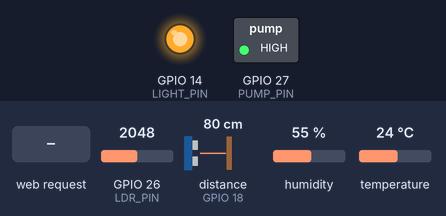
This sketch was run on a simulated ESP32. On the bench: switched loads named in the sketch (green lamp = pin HIGH), output pins drawn as LEDs (lit = HIGH). Wiring (inferred from the names in the program): ultrasonic range finder: trigger GPIO 5; echo GPIO 18. Inputs (shaded band) come from the test bench; at power-on: GPIO 26 (LDR_PIN) = 2048, distance to the obstacle (sensor on GPIO 18) 80 cm, humidity 55 %, temperature 24 °C. The echo pulse lasts 58.3 µs per cm; WiFi joins after 1.5 s; servers stay silent unless stated; pins used as bus, display or sensor lines are not drawn; what the sketch prints to the serial monitor is not drawn.

Above: at 2.7 s.
2.8 s: GPIO 26 (LDR_PIN) set to 1969
At 3.8 s:
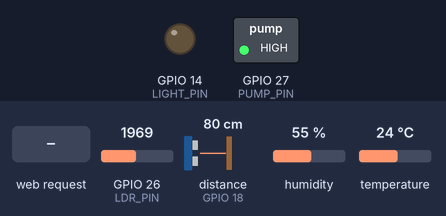
4.4 s: HTTP request GET /toggle?d=pump received
At 5.2 s:
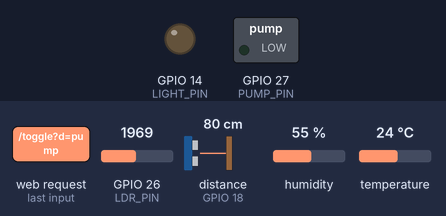
6.0 s: HTTP request GET /toggle?d=light received
At 6.5 s:
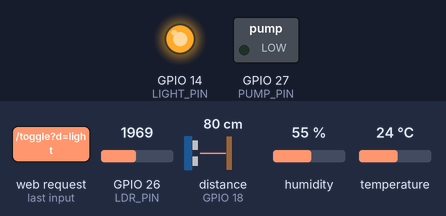
Timing chart, 0 to 9.0 s (numbered marks = the images above; inputs shaded):
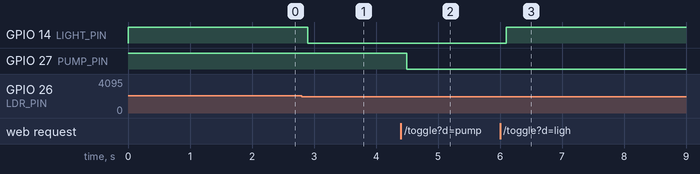

The sketch:

hydogrow_maincode.ino
```cpp
#include <WiFi.h>
#include <WebServer.h>
#include <DHT.h>
#include <ArduinoJson.h> // Install this library!

// --- 1. WI-FI SETTINGS ---
const char* ssid = "Excitel_lightmorphic4g";     // <--- CHANGE THIS
const char* password = "Wildshriyash@"; // <--- CHANGE THIS
String camera_ip = "192.168.1.105";      // <--- CHANGE THIS if you have a camera

// --- 2. PIN DEFINITIONS (Matches your working setup) ---
#define DHTPIN 4
#define DHTTYPE DHT11
#define LDR_PIN 26
#define TRIG_PIN 5
#define ECHO_PIN 18
#define PUMP_PIN 27      // Relay 1
#define LIGHT_PIN 14     // Relay 2

// --- 3. OBJECTS ---
DHT dht(DHTPIN, DHTTYPE);
WebServer server(80);

// --- 4. VARIABLES ---
float temp = 0.0;
float hum = 0.0;
int waterLevelPercent = 0;
bool pumpState = false;
bool lightState = false;
bool manualMode = false; // If true, automation stops and you control it

// --- 5. DASHBOARD HTML ---
const char index_html[] PROGMEM = R"rawliteral(
<!DOCTYPE html>
<html>
<head>
    <title>Hydro-Grow Smart Farm</title>
    <meta name="viewport" content="width=device-width, initial-scale=1">
    <script src="https://cdn.tailwindcss.com"></script>
    <link href="https://cdnjs.cloudflare.com/ajax/libs/font-awesome/6.0.0/css/all.min.css" rel="stylesheet">
    <style>body{background:#0f172a;color:white;font-family:sans-serif;}</style>
</head>
<body class="p-4 max-w-lg mx-auto">

    <div class="flex items-center gap-3 mb-6 bg-slate-800 p-4 rounded-xl border border-slate-700">
        <div class="bg-green-500 p-2 rounded-lg"><i class="fas fa-leaf text-white text-xl"></i></div>
        <div><h1 class="text-xl font-bold">Hydro-Grow</h1><p class="text-xs text-green-400">System Online</p></div>
    </div>

    <div class="bg-slate-800 p-1 rounded-xl mb-4 border border-slate-700 overflow-hidden relative">
        <div class="absolute top-2 left-2 bg-red-600 text-xs px-2 py-1 rounded font-bold animate-pulse">LIVE</div>
        <img id="cam" src="" class="w-full rounded-lg" alt="Camera Feed Loading...">
    </div>

    <div class="grid grid-cols-2 gap-4 mb-4">
        <div class="bg-slate-800 p-4 rounded-xl border border-slate-700">
            <div class="flex justify-between text-orange-400 mb-2"><i class="fas fa-temperature-high"></i><span>Temp</span></div>
            <p class="text-3xl font-bold"><span id="t">--</span>°C</p>
        </div>
        <div class="bg-slate-800 p-4 rounded-xl border border-slate-700">
            <div class="flex justify-between text-blue-400 mb-2"><i class="fas fa-water"></i><span>Water</span></div>
            <p class="text-3xl font-bold"><span id="w">--</span>%</p>
        </div>
    </div>

    <div class="bg-slate-800 p-6 rounded-xl border border-slate-700">
        <h3 class="font-bold mb-4 text-gray-400 border-b border-gray-600 pb-2">Manual Override</h3>

        <div class="flex justify-between items-center mb-6">
            <div class="flex items-center gap-3">
                <div class="p-2 bg-indigo-500/20 rounded text-indigo-400"><i class="fas fa-tint"></i></div>
                <span>Pump</span>
            </div>
            <button id="btn-p" onclick="toggle('pump')" class="bg-gray-600 px-4 py-2 rounded-full font-bold transition">OFF</button>
        </div>

        <div class="flex justify-between items-center">
            <div class="flex items-center gap-3">
                <div class="p-2 bg-yellow-500/20 rounded text-yellow-400"><i class="fas fa-lightbulb"></i></div>
                <span>Lights</span>
            </div>
            <button id="btn-l" onclick="toggle('light')" class="bg-gray-600 px-4 py-2 rounded-full font-bold transition">OFF</button>
        </div>
    </div>

    <script>
        // Set Camera URL
        document.getElementById('cam').src = "http://" + "%CAMERA_IP%" + ":81/stream";

        setInterval(() => {
            fetch('/status').then(r => r.json()).then(d => {
                document.getElementById('t').innerText = d.t;
                document.getElementById('w').innerText = d.w;
                updateBtn('btn-p', d.p);
                updateBtn('btn-l', d.l);
            });
        }, 1000);

        function updateBtn(id, state) {
            const el = document.getElementById(id);
            if(state) {
                el.innerText = "ON";
                el.className = "bg-green-500 px-4 py-2 rounded-full font-bold shadow-[0_0_10px_rgba(34,197,94,0.5)] transition";
            } else {
                el.innerText = "OFF";
                el.className = "bg-gray-600 px-4 py-2 rounded-full font-bold text-gray-400 transition";
            }
        }

        function toggle(dev) { fetch('/toggle?d=' + dev); }
    </script>
</body>
</html>
)rawliteral";

// --- 6. SERVER HANDLERS ---
void handleRoot() {
  String s = index_html;
  s.replace("%CAMERA_IP%", camera_ip);
  server.send(200, "text/html", s);
}

void handleStatus() {
  StaticJsonDocument<200> doc;
  doc["t"] = temp;
  doc["w"] = waterLevelPercent;
  doc["p"] = pumpState;
  doc["l"] = lightState;
  String json;
  serializeJson(doc, json);
  server.send(200, "application/json", json);
}

void handleToggle() {
  String d = server.arg("d");
  manualMode = true; // Disable automation if user clicks a button

  if (d == "pump") pumpState = !pumpState;
  if (d == "light") lightState = !lightState;

  // Apply changes immediately (Active LOW Relays)
  digitalWrite(PUMP_PIN, pumpState ? LOW : HIGH);
  digitalWrite(LIGHT_PIN, lightState ? LOW : HIGH);

  server.send(200, "text/plain", "OK");
}

// --- 7. SETUP ---
void setup() {
  Serial.begin(115200);

  // Hardware Init
  dht.begin();
  pinMode(LDR_PIN, INPUT);
  pinMode(TRIG_PIN, OUTPUT); pinMode(ECHO_PIN, INPUT);
  pinMode(PUMP_PIN, OUTPUT); pinMode(LIGHT_PIN, OUTPUT);

  digitalWrite(PUMP_PIN, HIGH); // Off
  digitalWrite(LIGHT_PIN, HIGH); // Off

  // Wi-Fi Connect
  Serial.print("Connecting to Wi-Fi");
  WiFi.begin(ssid, password);
  while (WiFi.status() != WL_CONNECTED) { delay(500); Serial.print("."); }
  Serial.println("");
  Serial.print("Connected! IP Address: ");
  Serial.println(WiFi.localIP()); // <--- IMPORTANT: Type this IP in your browser!

  server.on("/", handleRoot);
  server.on("/status", handleStatus);
  server.on("/toggle", handleToggle);
  server.begin();
}

// --- 8. LOOP ---
void loop() {
  server.handleClient();

  // Read Sensors
  float t = dht.readTemperature();
  if (!isnan(t)) temp = t;

  digitalWrite(TRIG_PIN, LOW); delayMicroseconds(2);
  digitalWrite(TRIG_PIN, HIGH); delayMicroseconds(10);
  digitalWrite(TRIG_PIN, LOW);
  long dur = pulseIn(ECHO_PIN, HIGH);
  int dist = dur * 0.034 / 2;
  waterLevelPercent = map(dist, 15, 2, 0, 100); // 15cm=Empty, 2cm=Full
  waterLevelPercent = constrain(waterLevelPercent, 0, 100);

  int lightVal = analogRead(LDR_PIN);

  // AUTOMATION LOGIC (Only runs if manual mode is OFF)
  if (!manualMode) {
    // Pump Logic
    if (temp > 30 && waterLevelPercent > 10) pumpState = true;
    else pumpState = false;

    // Light Logic
    if (lightVal < 2000) lightState = true;
    else lightState = false;

    // Apply Logic
    digitalWrite(PUMP_PIN, pumpState ? LOW : HIGH);
    digitalWrite(LIGHT_PIN, lightState ? LOW : HIGH);
  }

  delay(100);
}
```

Measured:
- the behaviour switches between 2000 and 1999 on GPIO 26 (LDR_PIN) (found by bisection; images 0 and 1)
- after the input at 2.8 s, GPIO 14 (LIGHT_PIN): HIGH → LOW after 0.10 s
- after the input at 4.4 s, GPIO 27 (PUMP_PIN): HIGH → LOW after 0.10 s
- after the input at 6.0 s, GPIO 14 (LIGHT_PIN): LOW → HIGH after 0.10 s
